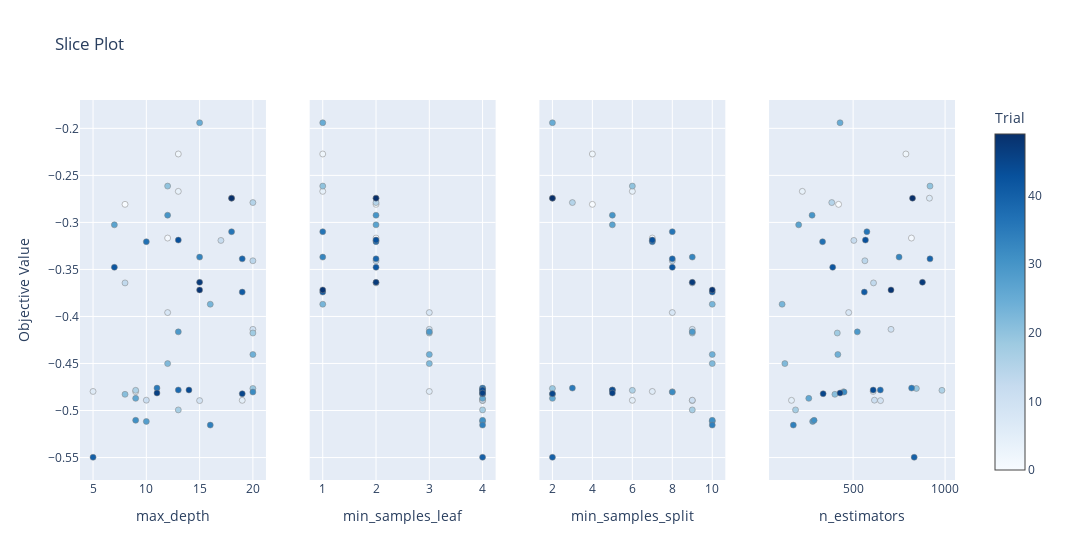

Source (notebook cell):
### Code cell
# Plotting the slice plot
# This shows the relationship between hyperparameters and the objective value in a 2D slice
# This is useful for understanding how different hyperparameters interact with each other
optuna.visualization.plot_slice(study, params=['n_estimators', 'max_depth', 'min_samples_split', 'min_samples_leaf']).show()

### Figure 1 — Plotly figure (JSON) as saved in the notebook; plotly's stock layout.template omitted (floating-point values rounded to 4 significant figures)
{"data": [{"marker": {"color": [0, 1, 2, 3, 4, 5, 6, 7, 8, 9, 10, 11, 12, 13, 14, 15, 16, 17, 18, 19, 20, 21, 22, 23, 24, 25, 26, 27, 28, 29, 30, 31, 32, 33, 34, 35, 36, 37, 38, 39, 40, 41, 42, 43, 44, 45, 46, 47, 48, 49], "colorbar": {"title": {"text": "Trial"}, "x": 1, "xpad": 40}, "colorscale": [[0, "rgb(247,251,255)"], [0.125, "rgb(222,235,247)"], [0.25, "rgb(198,219,239)"], [0.375, "rgb(158,202,225)"], [0.5, "rgb(107,174,214)"], [0.625, "rgb(66,146,198)"], [0.75, "rgb(33,113,181)"], [0.875, "rgb(8,81,156)"], [1, "rgb(8,48,107)"]], "line": {"color": "Grey", "width": 0.5}, "showscale": true}, "mode": "markers", "name": "Feasible Trial", "showlegend": false, "type": "scatter", "x": [8, 12, 13, 9, 13, 19, 5, 18, 12, 15, 20, 10, 17, 8, 20, 20, 9, 13, 20, 20, 12, 8, 12, 16, 20, 15, 9, 7, 10, 13, 12, 9, 20, 15, 16, 11, 18, 10, 13, 19, 5, 19, 7, 13, 14, 19, 11, 15, 15, 18], "xaxis": "x", "y": [-0.2808, -0.3166, -0.2273, -0.4801, -0.267, -0.4892, -0.4797, -0.2743, -0.3959, -0.4895, -0.4137, -0.489, -0.3192, -0.3643, -0.3408, -0.2789, -0.4786, -0.4994, -0.4176, -0.4766, -0.2614, -0.4828, -0.4501, -0.387, -0.4405, -0.194, -0.4871, -0.3026, -0.5116, -0.4164, -0.2923, -0.5104, -0.4804, -0.3369, -0.5155, -0.4762, -0.3099, -0.3205, -0.4782, -0.3388, -0.5497, -0.3741, -0.3477, -0.3188, -0.4782, -0.4821, -0.4814, -0.3637, -0.3718, -0.2742], "yaxis": "y"}, {"marker": {"color": [0, 1, 2, 3, 4, 5, 6, 7, 8, 9, 10, 11, 12, 13, 14, 15, 16, 17, 18, 19, 20, 21, 22, 23, 24, 25, 26, 27, 28, 29, 30, 31, 32, 33, 34, 35, 36, 37, 38, 39, 40, 41, 42, 43, 44, 45, 46, 47, 48, 49], "colorbar": {"title": {"text": "Trial"}, "x": 1, "xpad": 40}, "colorscale": [[0, "rgb(247,251,255)"], [0.125, "rgb(222,235,247)"], [0.25, "rgb(198,219,239)"], [0.375, "rgb(158,202,225)"], [0.5, "rgb(107,174,214)"], [0.625, "rgb(66,146,198)"], [0.75, "rgb(33,113,181)"], [0.875, "rgb(8,81,156)"], [1, "rgb(8,48,107)"]], "line": {"color": "Grey", "width": 0.5}, "showscale": false}, "mode": "markers", "name": "Feasible Trial", "showlegend": false, "type": "scatter", "x": [2, 2, 1, 4, 1, 4, 3, 2, 3, 4, 3, 4, 2, 2, 2, 2, 4, 4, 3, 4, 1, 4, 3, 1, 3, 1, 4, 2, 4, 3, 2, 4, 4, 1, 4, 4, 1, 2, 4, 2, 4, 1, 2, 2, 4, 4, 4, 2, 1, 2], "xaxis": "x2", "y": [-0.2808, -0.3166, -0.2273, -0.4801, -0.267, -0.4892, -0.4797, -0.2743, -0.3959, -0.4895, -0.4137, -0.489, -0.3192, -0.3643, -0.3408, -0.2789, -0.4786, -0.4994, -0.4176, -0.4766, -0.2614, -0.4828, -0.4501, -0.387, -0.4405, -0.194, -0.4871, -0.3026, -0.5116, -0.4164, -0.2923, -0.5104, -0.4804, -0.3369, -0.5155, -0.4762, -0.3099, -0.3205, -0.4782, -0.3388, -0.5497, -0.3741, -0.3477, -0.3188, -0.4782, -0.4821, -0.4814, -0.3637, -0.3718, -0.2742], "yaxis": "y2"}, {"marker": {"color": [0, 1, 2, 3, 4, 5, 6, 7, 8, 9, 10, 11, 12, 13, 14, 15, 16, 17, 18, 19, 20, 21, 22, 23, 24, 25, 26, 27, 28, 29, 30, 31, 32, 33, 34, 35, 36, 37, 38, 39, 40, 41, 42, 43, 44, 45, 46, 47, 48, 49], "colorbar": {"title": {"text": "Trial"}, "x": 1, "xpad": 40}, "colorscale": [[0, "rgb(247,251,255)"], [0.125, "rgb(222,235,247)"], [0.25, "rgb(198,219,239)"], [0.375, "rgb(158,202,225)"], [0.5, "rgb(107,174,214)"], [0.625, "rgb(66,146,198)"], [0.75, "rgb(33,113,181)"], [0.875, "rgb(8,81,156)"], [1, "rgb(8,48,107)"]], "line": {"color": "Grey", "width": 0.5}, "showscale": false}, "mode": "markers", "name": "Feasible Trial", "showlegend": false, "type": "scatter", "x": [4, 7, 4, 8, 6, 6, 7, 2, 8, 9, 9, 9, 7, 9, 8, 3, 6, 9, 9, 2, 6, 2, 10, 10, 10, 2, 2, 5, 10, 9, 5, 10, 8, 9, 10, 3, 8, 7, 5, 8, 2, 10, 8, 7, 5, 2, 5, 9, 10, 2], "xaxis": "x3", "y": [-0.2808, -0.3166, -0.2273, -0.4801, -0.267, -0.4892, -0.4797, -0.2743, -0.3959, -0.4895, -0.4137, -0.489, -0.3192, -0.3643, -0.3408, -0.2789, -0.4786, -0.4994, -0.4176, -0.4766, -0.2614, -0.4828, -0.4501, -0.387, -0.4405, -0.194, -0.4871, -0.3026, -0.5116, -0.4164, -0.2923, -0.5104, -0.4804, -0.3369, -0.5155, -0.4762, -0.3099, -0.3205, -0.4782, -0.3388, -0.5497, -0.3741, -0.3477, -0.3188, -0.4782, -0.4821, -0.4814, -0.3637, -0.3718, -0.2742], "yaxis": "y3"}, {"marker": {"color": [0, 1, 2, 3, 4, 5, 6, 7, 8, 9, 10, 11, 12, 13, 14, 15, 16, 17, 18, 19, 20, 21, 22, 23, 24, 25, 26, 27, 28, 29, 30, 31, 32, 33, 34, 35, 36, 37, 38, 39, 40, 41, 42, 43, 44, 45, 46, 47, 48, 49], "colorbar": {"title": {"text": "Trial"}, "x": 1, "xpad": 40}, "colorscale": [[0, "rgb(247,251,255)"], [0.125, "rgb(222,235,247)"], [0.25, "rgb(198,219,239)"], [0.375, "rgb(158,202,225)"], [0.5, "rgb(107,174,214)"], [0.625, "rgb(66,146,198)"], [0.75, "rgb(33,113,181)"], [0.875, "rgb(8,81,156)"], [1, "rgb(8,48,107)"]], "line": {"color": "Grey", "width": 0.5}, "showscale": false}, "mode": "markers", "name": "Feasible Trial", "showlegend": false, "type": "scatter", "x": [421, 817, 787, 447, 224, 165, 609, 915, 476, 649, 706, 616, 504, 611, 564, 384, 983, 187, 414, 844, 918, 401, 129, 114, 417, 429, 259, 204, 280, 523, 277, 288, 451, 750, 175, 818, 575, 334, 648, 918, 832, 561, 389, 567, 609, 337, 429, 877, 706, 823], "xaxis": "x4", "y": [-0.2808, -0.3166, -0.2273, -0.4801, -0.267, -0.4892, -0.4797, -0.2743, -0.3959, -0.4895, -0.4137, -0.489, -0.3192, -0.3643, -0.3408, -0.2789, -0.4786, -0.4994, -0.4176, -0.4766, -0.2614, -0.4828, -0.4501, -0.387, -0.4405, -0.194, -0.4871, -0.3026, -0.5116, -0.4164, -0.2923, -0.5104, -0.4804, -0.3369, -0.5155, -0.4762, -0.3099, -0.3205, -0.4782, -0.3388, -0.5497, -0.3741, -0.3477, -0.3188, -0.4782, -0.4821, -0.4814, -0.3637, -0.3718, -0.2742], "yaxis": "y4"}], "layout": {"title": {"text": "Slice Plot"}, "width": 1200, "xaxis": {"anchor": "y", "domain": [0, 0.2125], "title": {"text": "max_depth"}}, "xaxis2": {"anchor": "y2", "domain": [0.2625, 0.475], "title": {"text": "min_samples_leaf"}}, "xaxis3": {"anchor": "y3", "domain": [0.525, 0.7375], "title": {"text": "min_samples_split"}}, "xaxis4": {"anchor": "y4", "domain": [0.7875, 1], "title": {"text": "n_estimators"}}, "yaxis": {"anchor": "x", "domain": [0, 1], "title": {"text": "Objective Value"}}, "yaxis2": {"anchor": "x2", "domain": [0, 1], "matches": "y", "showticklabels": false}, "yaxis3": {"anchor": "x3", "domain": [0, 1], "matches": "y", "showticklabels": false}, "yaxis4": {"anchor": "x4", "domain": [0, 1], "matches": "y", "showticklabels": false}}}
